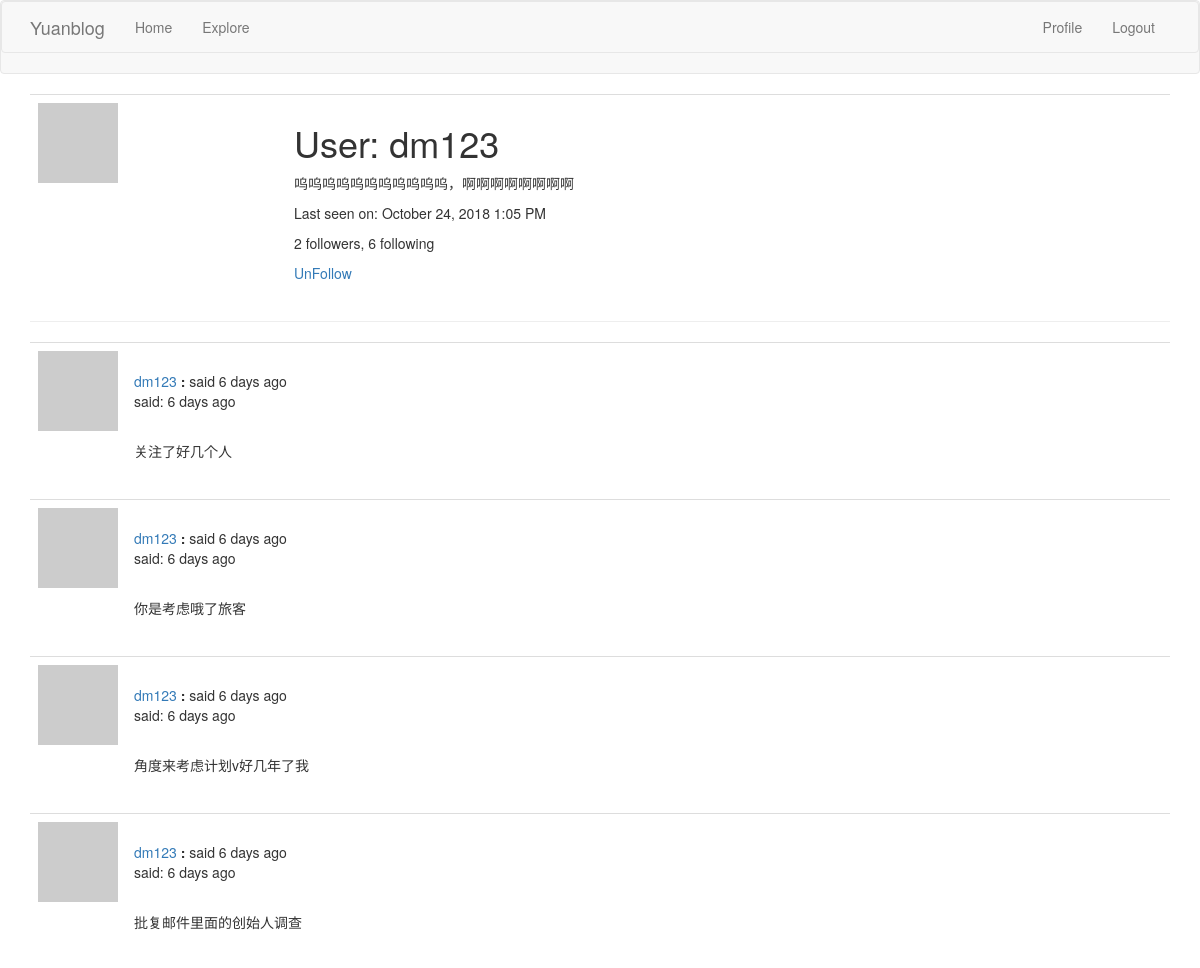
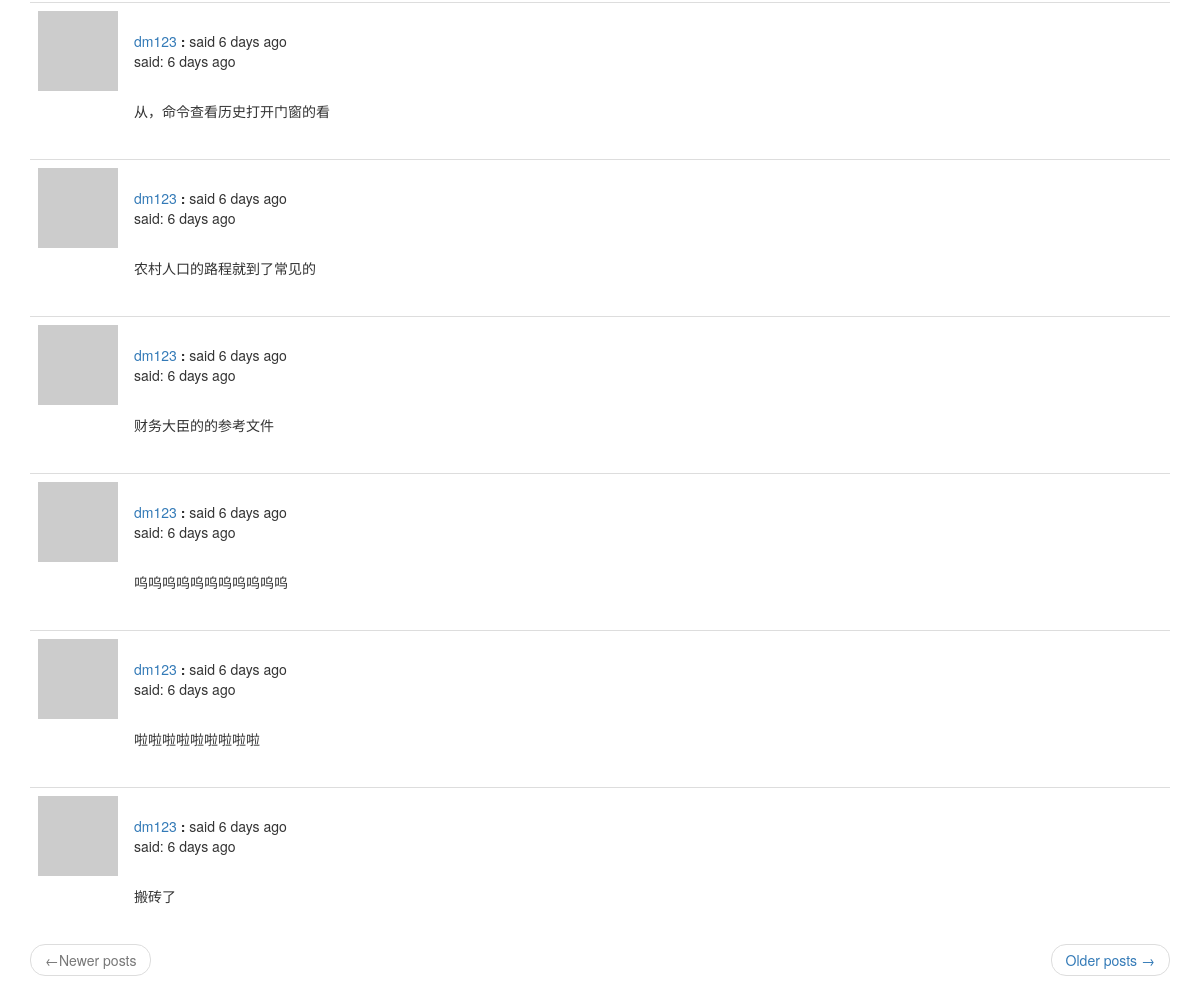
The app's page /user/dm123 (signed in) with its own data (2 pictures, top to bottom).
### app/models.py (models this page shows, shortened)
class User(UserMixin, db.Model):
    id = db.Column(db.Integer, primary_key=True)
    username = db.Column(db.String(64), index=True, unique=True)
    email = db.Column(db.String(128), index=True, unique=True)
    password_hash = db.Column(db.String(128))
    posts = db.relationship('Post', backref='author', lazy='dynamic')
    about_me = db.Column(db.String(140))
    last_date = db.Column(db.DateTime, default=datetime.utcnow)
    followed = db.relationship(
        'User', secondary=followers,
        primaryjoin=(followers.c.follower_id == id),
        secondaryjoin=(followers.c.followed_id == id),
        backref=db.backref('followers', lazy='dynamic'), lazy='dynamic')
    def avatar(self, size):
        digest = hashlib.md5(self.email.lower().encode('utf-8')).hexdigest()
        return 'https://www.gravatar.com/avatar/{}?d=identicon&s={}'.format(digest, size)
    def is_following(self, user):
        return self.followed.filter(followers.c.followed_id == user.id).count() > 0
    @login.user_loader
    def load_user(id):
        return User.query.get(int(id))

class Post(db.Model):
    id = db.Column(db.Integer, primary_key=True)
    body = db.Column(db.String(140))
    timestamp = db.Column(db.DateTime, index=True, default=datetime.utcnow)
    user_id = db.Column(db.Integer, db.ForeignKey('user.id'))
    language = db.Column(db.String(5))

### app/main/routes.py (the view)
@bp.route('/user/<username>')
@login_required
def user(username):
    user = User.query.filter_by(username=username).first_or_404()
    page = request.args.get('page', 1, type=int)
    posts = user.posts.order_by(Post.timestamp.desc()).paginate(
        page, current_app.config['POSTS_PER_PAGE'], False)
    next_url = url_for('main.user', username=user.username, page=posts.next_num) \
        if posts.has_next else None
    prev_url = url_for('main.user', username=user.username, page=posts.prev_num) \
        if posts.has_prev else None
    return render_template('user.html', user=user, posts=posts.items,
                           next_url=next_url, prev_url=prev_url)

### app/main/routes.py (called while the page is built)
@bp.before_request
def before_request():
    if current_user.is_authenticated:
        current_user.last_date = datetime.utcnow()
        db.session.commit()
    g.locale = str(get_locale())

### app/templates/user.html
{% extends "base.html" %}
{% block app_content %}
    <table class="table table-hover">
        <tr>
            <td width="256px"><img src="{{ user.avatar(256) }}"></td>
            <td>
                <h1>{{ _('User:') }} {{ user.username }}</h1>
                {% if user.about_me %}<p>{{ user.about_me }}</p>{% endif %}
                {% if user.last_date %}
                    <p>{{ _('Last seen on:') }} {{ moment(user.last_date).format('LLL') }}</p>
                {% endif %}
                <p>{{ _('%(count)d followers', count=user.followers.count()) }}, {{ _('%(count)d following', count=user.followed.count()) }}</p>
                {% if user == current_user %}
                <p><a href="{{ url_for('main.edit_profile') }}">{{ _('Edit your profile') }}</a></p>
                {% elif not current_user.is_following(user) %}
                <p><a href="{{ url_for('main.follow', username=user.username) }}">{{ _('Follow') }}</a></p>
                {% else %}
                <p><a href="{{ url_for('main.un_follow', username=user.username) }}">{{ _('UnFollow') }}</a></p>
                {% endif %}
            </td>
        </tr>
    </table>
<hr>
{% for post in posts %}
    {% include '_post.html' %}
{% endfor %}
    <nav aria-label="...">
        <ul class="pager">
            <li class="previous{% if not prev_url %} disabled{% endif %}">
                <a href="{{ prev_url or '#' }}">
                    <span aria-hidden="true">&larr;</span>{{ _('Newer posts') }}
                </a>
            </li>
            <li class="next{% if not next_url %} disabled{% endif %}">
                <a href="{{ next_url or '#' }}">
                    {{ _('Older posts') }} <span aria-hidden="true">&rarr;</span>
                </a>
            </li>
        </ul>
    </nav>
{% endblock %}

### app/templates/base.html (shortened to what this page needs)
{% extends 'bootstrap/base.html' %}
{% block navbar %}
<nav class="navbar navbar-default">
 <nav class="navbar navbar-default">
        <div class="container">
            <div class="navbar-header">
                <a class="navbar-brand" href="{{ url_for('main.index') }}">Yuanblog</a>
            </div>
            <div class="collapse navbar-collapse" id="bs-example-navbar-collapse-1">
                <ul class="nav navbar-nav">
                    <li><a href="{{ url_for('main.index') }}">{{ _('Home') }}</a></li>
                    <li><a href="{{ url_for('main.explore') }}">{{ _('Explore') }}</a></li>
                </ul>
                <ul class="nav navbar-nav navbar-right">
                    {% if current_user.is_anonymous %}
                        <li><a href="{{ url_for('auth.login') }}">{{ _('Login') }}</a></li>
                    {% else %}
                        <li><a href="{{ url_for('main.user', username=current_user.username) }}">{{ _('Profile') }}</a></li>
                        <li><a href="{{ url_for('auth.logout') }}">{{ _('Logout') }}</a></li>
                    {% endif %}
                </ul>
            </div>
        </div>
    </nav>
</nav>
{% endblock %}
{%  block content %}
    <div class="container">
    {% block app_content %}
    {% endblock %}
    </div>
{% endblock %}

### app/templates/_post.html (shortened to what this page needs)
<table class="table table-hover">
    <tr>
        <td width="70px">
            <a href="{{ url_for('main.user', username=post.author.username) }}">
                <img src="{{ post.author.avatar(70) }}">
            </a>
        </td>
        <td>
            <br>
            {{ _('%(username)s said %(when)s', username=user_link, when=moment(post.timestamp).fromNow()) }}
            <p>{{ _('said:') }} {{ moment(post.timestamp).fromNow() }}</p>
            <br>
            <p>{{ post.body }}</p>
        </td>
    </tr>
</table>

### records on screen
User: username "dm123", about_me "呜呜呜呜呜呜呜呜呜呜呜，啊啊啊啊啊啊啊啊", last_date "October 24, 2018 1:05 PM"
Post: timestamp "6 days ago", body "关注了好几个人"
Post: timestamp "6 days ago", body "你是考虑哦了旅客"
Post: timestamp "6 days ago", body "角度来考虑计划v好几年了我"
Post: timestamp "6 days ago", body "批复邮件里面的创始人调查"
Post: timestamp "6 days ago", body "从，命令查看历史打开门窗的看"
Post: timestamp "6 days ago", body "农村人口的路程就到了常见的"
Post: timestamp "6 days ago", body "财务大臣的的参考文件"
Post: timestamp "6 days ago", body "呜呜呜呜呜呜呜呜呜呜呜"
Post: timestamp "6 days ago", body "啦啦啦啦啦啦啦啦啦"
Post: timestamp "6 days ago", body "搬砖了"
